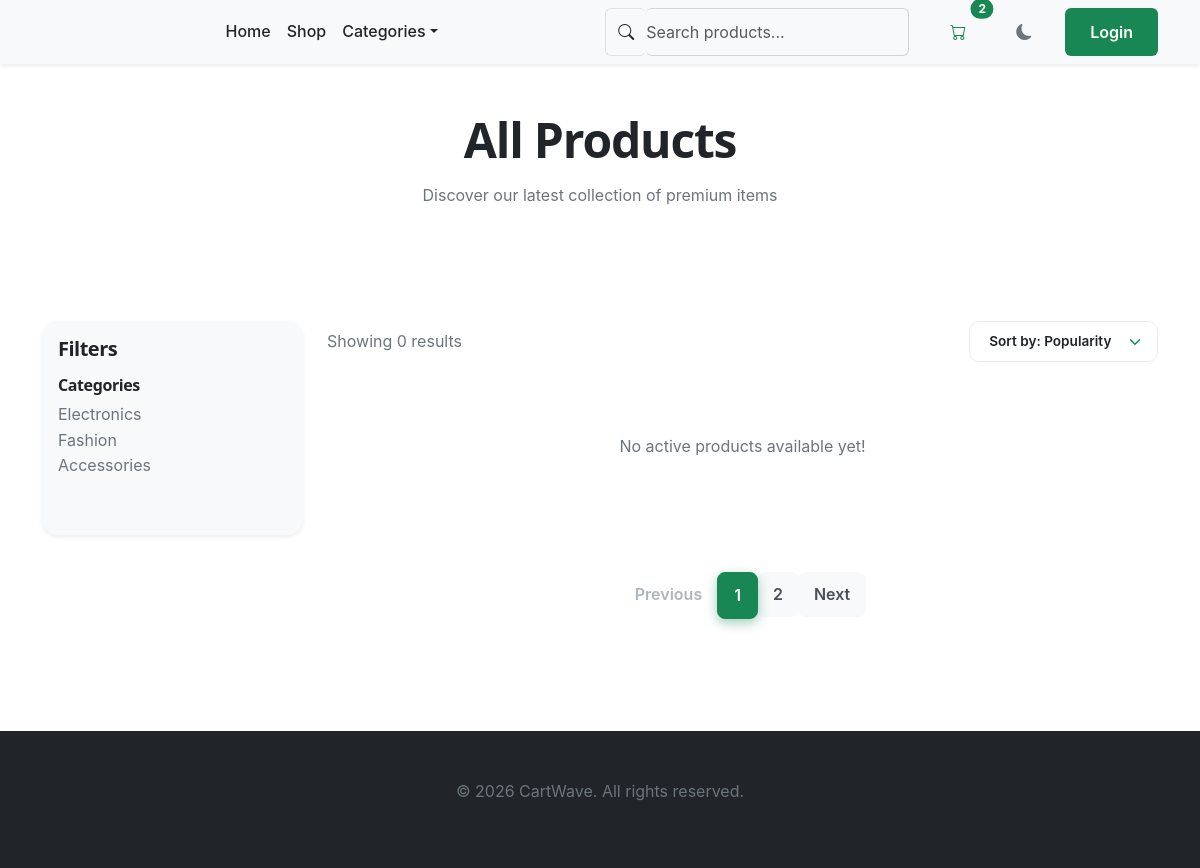
The page /shop/ on the database as committed earlier.
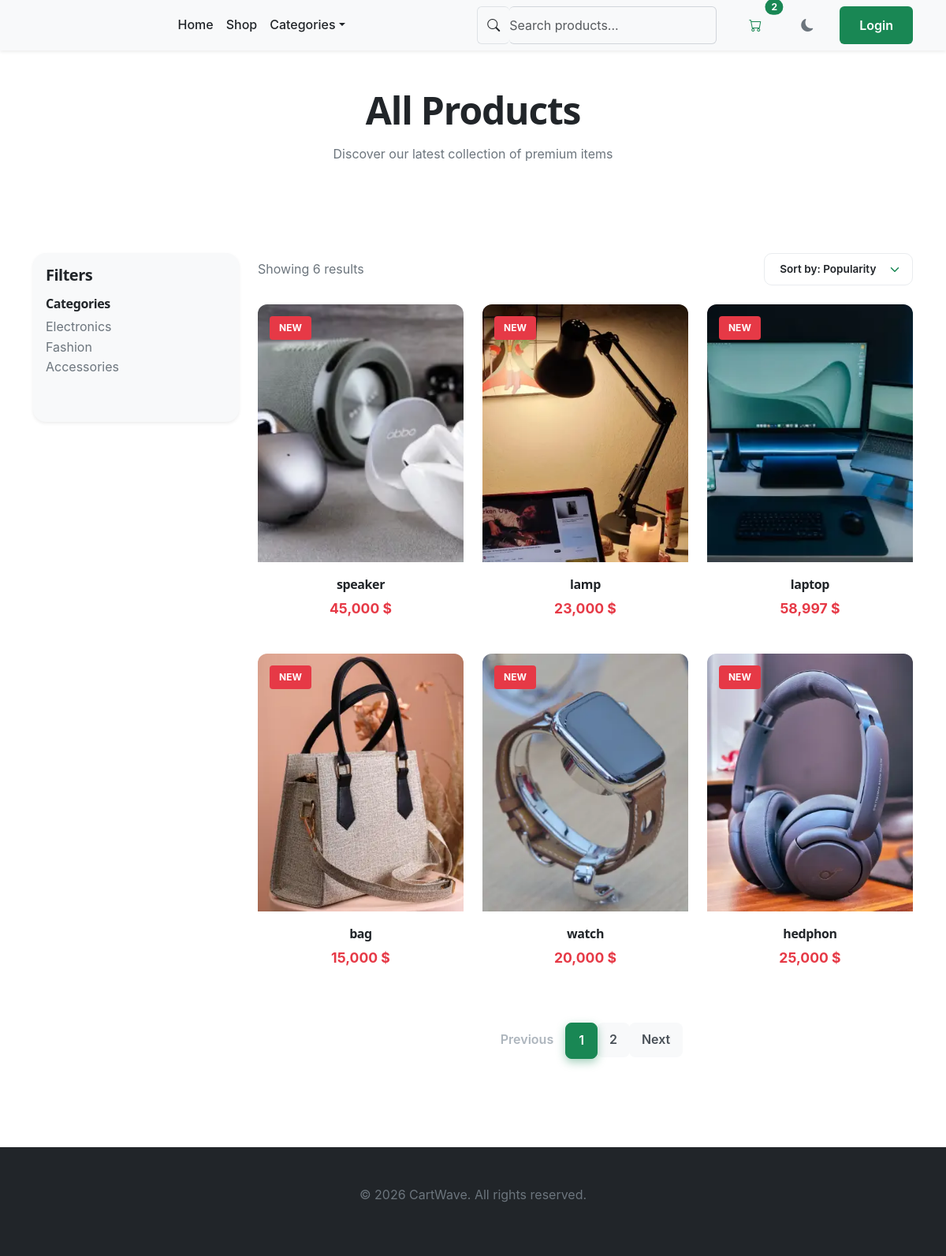
The same page on the database as committed later.
### products/models.py (models this page shows, shortened)
class Product(models.Model):
    name = models.CharField(max_length=200)
    description = models.TextField(blank=True)
    price = models.IntegerField()
    image = models.ImageField(upload_to="products/",blank=True)
    is_active = models.BooleanField(default=True)
    is_featured = models.BooleanField(default=False)
    created_at = models.DateTimeField(auto_now_add=True)
    class Meta:
        ordering = ['-created_at']

### products/views.py (the view)
# urls.py: path("shop/", shop, name="shop"),
def shop(request):
    products = Product.objects.filter(is_active=True).order_by('-created_at')
    site_config = SiteConfig.objects.first()
    return render(request, "shop.html", {
        "products": products,
        "site_config": site_config
        })

### templates/shop.html (shortened to what this page needs)
{% extends "base.html" %}
{% load static humanize %}
{% block content %}
    <section class="py-5 text-center">
      <div class="container">
        <h1 class="fw-bold mb-3">All Products</h1>
        <p class="text-muted">Discover our latest collection of premium items</p>
      </div>
    </section>
    <section class="py-5">
      <div class="container">
        <div class="row g-4">
          <aside class="col-lg-3">
            <div class="card border-0 shadow-sm p-3">
              <h5 class="fw-bold mb-3">Filters</h5>
              <div class="mb-4">
                <h6 class="fw-semibold">Categories</h6>
                <ul class="list-unstyled">
                  <li><a href="#" class="text-decoration-none text-muted">Electronics</a></li>
                  <li><a href="#" class="text-decoration-none text-muted">Fashion</a></li>
                  <li><a href="#" class="text-decoration-none text-muted">Accessories</a></li>
                </ul>
              </div>
            </div>
          </aside>
          <main class="col-lg-9">
            <div class="d-flex justify-content-between align-items-center mb-4">
              <span class="text-muted">Showing {{ products|length }} results</span>
              <select class="shop-sort-select w-auto form-select">
                <option>Sort by: Popularity</option>
              </select>
            </div>
            <div class="row g-4">
               {% for product in products %}
              <div class="col-lg-4 col-md-6">
                <div class="product-card-modern">
                  <div class="product-image-wrapper">
                    <span class="badge-new">New</span>
                    <img src="{{ product.image.url }}" alt="{{ product.name }}" />
                  </div>
                  <div class="product-info">
                    <h6 class="product-title">{{ product.name }}</h6>
                    <p class="product-price">{{ product.price|intcomma }} $</p>
                  </div>
                </div>
              </div>
              {% empty %}
                <div class="col-12 text-center py-5">
                  <p>No active products available yet!</p>
                </div>
              {% endfor %}
            </div>
            <nav aria-label="Page navigation" class="mt-5">
              <ul class="pagination justify-content-center">
                <li class="page-item disabled">
                  <a class="page-link" href="javascript:void(0)" tabindex="-1">Previous</a>
                </li>
                <li class="page-item active"><a class="page-link" href="javascript:void(0)">1</a></li>
                <li class="page-item"><a class="page-link" href="javascript:void(0)">2</a></li>
                <li class="page-item"><a class="page-link" href="javascript:void(0)">Next</a></li>
              </ul>
            </nav>
          </main>
        </div>
      </div>
    </section>
{% endblock %}

### templates/base.html (shortened to what this page needs)
{% load static humanize %}
<!doctype html>
<html lang="en" class="no-js" data-theme="light">
  <head>
    <link
      href="https://cdn.jsdelivr.net/npm/bootstrap@5.3.8/dist/css/bootstrap.min.css"
      rel="stylesheet"
    />
    <link
      rel="stylesheet"
      href="https://cdn.jsdelivr.net/npm/bootstrap-icons@1.11.3/font/bootstrap-icons.min.css"
    />
    <link rel="stylesheet" href="{% static 'assets/css/main.css' %}" />
    <link rel="stylesheet" href="{% static 'assets/css/sections.css' %}" />
    <link rel="stylesheet" href="{% static 'assets/css/responsive.css' %}" />
  </head>
  <body>
    <nav
      class="navbar navbar-expand-lg navbar-auto bg-surface shadow-sm sticky-top theme-border-bottom"
    >
      <div class="container">
        <div class="collapse navbar-collapse" id="mainNav">
          <ul class="navbar-nav mx-auto mb-2 mb-lg-0 fw-medium">
            <li class="nav-item">
              <a class="nav-link theme-text" href="/">Home</a>
            </li>
            <li class="nav-item">
              <a class="nav-link theme-text" href="/shop/">Shop</a>
            </li>
            <li class="nav-item dropdown">
              <a
                class="nav-link dropdown-toggle theme-text"
                href="#"
                role="button"
                data-bs-toggle="dropdown"
                >Categories</a
              >
            </li>
          </ul>
          <div class="d-flex align-items-center gap-3">
            <form class="d-flex position-relative me-2" role="search">
              <span
                class="input-group-text theme-input-group border-end-0 rounded-start"
              >
                <i class="bi bi-search theme-muted"></i>
              </span>
              <input
                class="form-control border-start-0 ps-0 rounded-end js-search-input theme-input"
                type="search"
                placeholder="Search products..."
                aria-label="Search"
              />
            </form>
            <a
              href="#"
              class="btn btn-outline-success position-relative rounded-2 px-3"
            >
              <i class="bi bi-cart"></i>
              <span
                class="position-absolute top-0 start-100 translate-middle badge rounded-pill bg-success text-white"
              >
                2
              </span>
            </a>
            <button
              class="btn btn-outline-secondary rounded-2 px-3 js-theme-toggle"
              aria-label="Toggle dark mode"
            >
              <i class="bi bi-moon-fill"></i>
            </button>
            <a href="#" class="btn btn-success rounded-2 px-4">Login</a>
          </div>
        </div>
      </div>
    </nav>
    <main>{% block content %} {% endblock %}</main>
    <footer class="bg-dark text-light py-5 mt-5">
      <div class="container text-center">
        <p>&copy; 2026 CartWave. All rights reserved.</p>
      </div>
    </footer>
  </body>
</html>

### static/assets/css/main.css (style rules this page uses)
:root { --primary: #e63946; --primary-dark: #d62828; --secondary: #ff6b35; --accent: #f59e0b; --background: #ffffff; --surface: #f8f9fa; --surface-2: #f1f5f9; --surface-3: #e2e8f0; --inverse: #111827; --text: #212529; --muted: #6c757d; --faint: #9ca3af; --on-primary: #ffffff; --on-inverse: #f8fafc; --border: #dee2e6; --border-strong: #d1d5db; --radius-sm: 6px; --radius-md: 10px; --radius-lg: 16px; --radius-xl: 24px; --radius-pill: 999px; --shadow-xs: 0 1px 2px rgba(0, 0, 0, 0.05); --shadow-sm: 0 2px 8px rgba(0, 0, 0, 0.06); --shadow-md: 0 10px 24px -12px rgba(0, 0, 0, 0.1); --ring: 0 0 0 3px rgba(229, 57, 53, 0.28); --font-display: "Plus Jakarta Sans", system-ui, sans-serif; --font-body: "Inter", system-ui, -apple-system, sans-serif; --fs-display: clamp(2.5rem, 1.4rem + 3.6vw, 4rem); --fs-h1: clamp(2rem, 1.3rem + 2.4vw, 3rem); --fs-h2: clamp(1.625rem, 1.25rem + 1.4vw, 2.5rem); --fs-h3: clamp(1.25rem, 1.08rem + 0.6vw, 1.75rem); --fs-h4: clamp(1.0625rem, 1rem + 0.3vw, 1.25rem); --fs-body: 1rem; --fs-sm: 0.875rem; --fs-xs: 0.8125rem; --section-y: clamp(3.5rem, 2rem + 5vw, 6rem); --gutter: 1.5rem; --navbar-h: 72px; --ease: cubic-bezier(0.2, 0, 0.1, 1); --dur-fast: 120ms; --dur: 220ms; --dur-slow: 420ms; color-scheme: light; }
*, *::before, *::after { box-sizing: border-box; }
html { scroll-behavior: smooth; scroll-padding-top: calc(var(--navbar-h) + 16px); }
body { background-color: var(--background); color: var(--text); font-family: var(--font-body); font-size: var(--fs-body); line-height: 1.6; margin: 0; -webkit-font-smoothing: antialiased; transition: background-color var(--dur) var(--ease), color var(--dur) var(--ease); }
h1, h2, h3, h4, h5, h6, .display-title { font-family: var(--font-display); font-weight: 700; line-height: 1.15; letter-spacing: -0.025em; margin-block: 0 0.5em; color: var(--text); }
h1 { font-size: var(--fs-h1); }
p { margin-bottom: 1rem; color: var(--muted); }
a { text-decoration: none; color: var(--primary); transition: color var(--dur-fast) var(--ease); }
.container, .container-fluid, .container-lg, .container-xl { --bs-gutter-x: var(--gutter); }
.text-muted { color: var(--muted) !important; }
.bg-surface { background-color: var(--surface); }
.btn { font-family: var(--font-body); font-weight: 600; border-radius: var(--radius-sm); padding: 0.6875rem 1.25rem; border: 1px solid transparent; display: inline-flex; align-items: center; justify-content: center; gap: 0.5rem; transition: all var(--dur-fast) var(--ease); }
.card { background-color: var(--surface); border: 1px solid var(--border); border-radius: var(--radius-lg); }
.form-control { background-color: var(--surface); border: 1px solid var(--border-strong); border-radius: var(--radius-sm); color: var(--text); padding: 0.6875rem 0.875rem; }

Rows that differ between the two databases and show on the page:
added Product: image (picture), name "speaker", price "45,000"
added Product: image (picture), name "lamp", price "23,000"
added Product: image (picture), name "laptop", price "58,997"
added Product: image (picture), name "bag", price "15,000"
added Product: image (picture), name "watch", price "20,000"
added Product: image (picture), name "hedphon", price "25,000"
Other text that changed with them:
{{ products|length }}: "0" → "6"
text no longer shown: "No active products available yet!"
